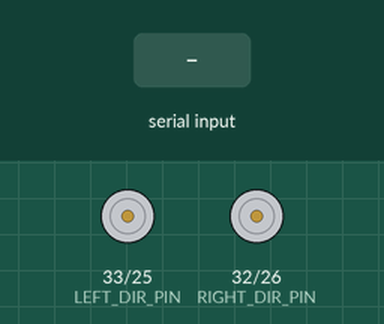
This sketch was run on a simulated ESP32. On the bench: direction and speed pins drawn as motors (green arrow = direction pin HIGH = forward, orange = LOW = backward, longer = more drive). The inputs (shaded band) are chosen by the test bench.

Above: at 1.2 s.
1.3 s: "M 90 45\n" received over Serial
At 1.4 s:
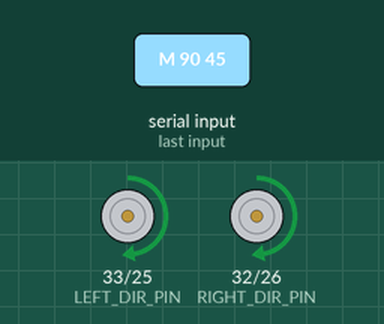
Timing chart, 0 to 4.3 s (numbered marks = the images above; inputs shaded):
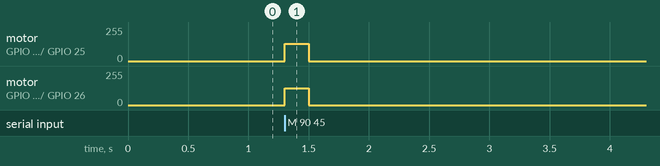

The sketch:

real_esp32_terry.ino
```cpp
/*
 * SBUS + HOST -> differential drive -> two SPEED outputs (PFM) + two DIR outputs.
 *
 * Reads an INVERTED SBUS stream (RC), decodes the two joystick axes, mixes them
 * into left/right speeds; OR takes left/right wheel commands from a host (Jetson/
 * laptop) over USB. One shared actuator path (driveMotors) applies the physical
 * L/R trim, sets the direction pins, and emits the PFM speed signal (minority
 * high/low phase clamped to a ~10 us floor) for whichever source is active.
 * Each side drives a DIR pin: HIGH when that side spins forward, 0V in reverse.
 *
 * ---- ARBITRATION (see controlStep) --------------------------------------
 *   Autonomy is allowed only when the transmitter is NOT in control, i.e.:
 *       - no SBUS frames arriving (RC link down / receiver unpowered), OR
 *       - frames arriving but the flag byte marks the TX off (TXOFF_FLAG)
 *   In that case the host drives (if its command is fresh, else STOP).
 *   Whenever the transmitter IS live (frames arriving, TX on), RC control is
 *   exclusive -- the sticks drive and host commands are ignored.
 *
 * ---- HOST LINK (USB, UART0 / Serial) ------------------------------------
 *   Commands arrive over the ESP32's USB port (the same cable used to flash),
 *   which is UART0 = Serial via the onboard CP2102 bridge. No extra wiring.
 *   Protocol (newline-terminated ASCII):
 *       "M <left> <right>\n"   left,right in -1..+1   e.g.  M 0.50 -0.25
 *       "S\n"                  stop
 *   Every valid line is a heartbeat. No line within CMD_TIMEOUT -> stop.
 *   NOTE: Serial is the COMMAND link now, not a debug console -- keep
 *         Serial.print out of the running loop or it corrupts the stream.
 *   NOTE: opening the USB port auto-resets the board (~300 ms dead on connect).
 *
 * INPUT  (SBUS):  100000 baud, 8E2, LSB-first, INVERTED, 25-byte frames
 *                 (0x0F header ... 0x00 footer), on UART2 RX.
 *     ch0 = steer     600 = full left  .. 1000 center .. 1400 = full right
 *     ch1 = throttle  600 = full rev   .. 1000 center .. 1400 = full fwd
 *     flag byte = buf[23]  (TX-off detection)
 *
 * ECHO (SBUS passthrough):  every byte read on UART2 RX is written straight
 *   back out on UART2 TX (SBUS_TX_PIN, GPIO17) at the same baud/format/polarity,
 *   before any framing or validation -- a transparent tap of the receiver stream
 *   for a second SBUS consumer or an analyzer. Decoding is unaffected. Set
 *   SBUS_ECHO false to disable.
 *
 * OUTPUT (per motor):  duty encodes speed; the MINORITY phase is clamped
 *   to a PULSE_US (10 us) floor, so:
 *     zero speed  -> constant low (no pulses)
 *     low speed   -> 10 us high pulses, long low gap   (duty < 50%)
 *     ~2/3 speed  -> 10 us / 10 us square              (duty = 50%)
 *     high speed  -> 10 us low notches, growing high   (duty > 50%)
 *     max speed   -> 30 us high + 10 us low            (duty = DUTY_MAX)
 *
 * TRIM (antisymmetric):  the left side runs a little hot forward / cold
 *     reverse; the right side is the mirror. A constant offset on the signed
 *     command corrects it, because writeMotor() acts on |command|. A sign-flip
 *     clamp keeps the trim from ever reversing a motor near standstill.
 *
 * No external library (LEDC). Arduino-ESP32 core 3.x. Separate L/R timers.
 *
 * Wiring: inverted SBUS -> SBUS_RX_PIN (GPIO16), common GND.
 *         SBUS_TX_PIN (GPIO17) -> echoed inverted SBUS out (3.3V).
 *         LEFT_PWM_PIN / RIGHT_PWM_PIN -> motor-driver speed inputs. 3.3V.
 *         LEFT_DIR_PIN / RIGHT_DIR_PIN -> motor-driver direction inputs. 3.3V.
 *         Host commands over USB (UART0). No command wiring needed.
 */

// ---- configuration --------------------------------------------------------
#define SBUS_RX_PIN     16
#define SBUS_TX_PIN     17          // UART2 TX: raw echo of the receiver stream
#define SBUS_ECHO       true        // false -> TX2 stays idle (pin still driven)
#define LEFT_PWM_PIN    25
#define RIGHT_PWM_PIN   26
#define LEFT_DIR_PIN    33          // HIGH = left spins forward, 0V = reverse
#define RIGHT_DIR_PIN   32          // HIGH = right spins forward, 0V = reverse
#define LEFT_CH         0           // LEDC channel -> timer 0
#define RIGHT_CH        2           // LEDC channel -> timer 1 (independent freq)

#define CMD_BAUD        115200      // host command link over USB (UART0 / Serial)

#define SBUS_BAUD       100000
#define SBUS_INVERTED   true
#define FRAME_GAP_US    3000UL
#define SIGNAL_TIMEOUT  100UL       // ms without an SBUS frame -> RC considered lost
#define CMD_TIMEOUT     200UL       // ms without a host command -> auto considered lost

// ---- control-source policy ------------------------------------------------
// The transmitter has priority whenever it is live. Autonomy is permitted only
// when RC is absent (no frames) or the receiver flags the TX as off.
// SBUS flag byte is buf[23]. Standard failsafe is bit 3 (0x08); this build uses
// 0x10 as observed for "transmitter off" -- confirm on your analyzer and adjust.
#define TXOFF_FLAG      0x10

const int DRIVE_MIN = 600, DRIVE_MID = 1000, DRIVE_MAX = 1400;

// speed -> duty output (minority phase clamped to a 10 us floor)
#define DUTY_MAX        0.5f        // full speed -> 30us high / 10us low (75%)
#define PULSE_US        10.0f       // minority-phase minimum pulse width
#define LEDC_RES        10          // bits
#define SPEED_DEADBAND  0.01f       // below this -> off (constant low)
#define MIN_SPEED_OUTPUT 0.55f      // output floor when speed first becomes nonzero
const int LEDC_MAXDUTY = (1 << LEDC_RES) - 1;
constexpr float TRIML = 0.03f;
constexpr float TRIMR = 0.01f;       // Adjust experimentally (constant L/R imbalance)
const bool INVERT_STEER = false;    // flips steering sense (affects the mix)

HardwareSerial SBUS(2);
uint8_t  buf[25];
int      idx = 0;
unsigned long lastByteUs = 0, lastFrameMs = 0, lastCmdMs = 0;

// latest command from each source (magnitude+sign, -1..+1)
float   rcLeft = 0, rcRight = 0;
uint8_t rcFlags = 0;                // SBUS flag byte from the most recent frame
float   jLeft  = 0, jRight  = 0;

// ---- SBUS decode ----------------------------------------------------------
void decodeChannels(const uint8_t* b, uint16_t* ch) {
  uint32_t bits = 0; int nbits = 0, ci = 0;
  for (int i = 1; i <= 22 && ci < 16; i++) {
    bits |= (uint32_t)b[i] << nbits; nbits += 8;
    while (nbits >= 11 && ci < 16) { ch[ci++] = bits & 0x7FF; bits >>= 11; nbits -= 11; }
  }
}

float norm(int v) {
  float x = (float)(v - DRIVE_MID) / (float)(DRIVE_MAX - DRIVE_MID);
  return constrain(x, -1.0f, 1.0f);
}

// |speed| -> duty, with the minority phase held at PULSE_US (10 us).
// Only touches the LEDC peripheral when the value actually changes: reprogramming
// the timer mid-period (controlStep runs every loop) restarts the counter and
// makes runt pulses / back-to-back highs. ledcChangeFrequency resets the counter,
// so it is guarded hardest; ledcWrite alone latches at the next period (clean).
void writeMotor(int pin, float cmd) {
  static uint32_t lastFreq[40] = {0};
  static uint32_t lastDuty[40] = {0};

  float speed = constrain(fabsf(cmd), 0.0f, 1.0f);
  if (speed < SPEED_DEADBAND) {                 // off -> constant low
    if (lastDuty[pin] != 0) { ledcWrite(pin, 0); lastDuty[pin] = 0; lastFreq[pin] = 0; }
    return;
  }
  // Remap: 0..1 -> MIN_SPEED_OUTPUT..1
  speed = MIN_SPEED_OUTPUT + (1.0f - MIN_SPEED_OUTPUT) * speed;
  float duty  = DUTY_MAX * speed;
  float minor = (duty < 0.5f) ? duty : (1.0f - duty);
  uint32_t f = (uint32_t)lroundf(minor * 1000000.0f / PULSE_US);
  uint32_t d = (uint32_t)lroundf(duty * LEDC_MAXDUTY);

  if (f != lastFreq[pin]) {                      // frequency change: reloads counter, do sparingly
    ledcChangeFrequency(pin, f, LEDC_RES);
    ledcWrite(pin, d);
    lastFreq[pin] = f; lastDuty[pin] = d;
  } else if (d != lastDuty[pin]) {               // duty-only change: latches cleanly at boundary
    ledcWrite(pin, d);
    lastDuty[pin] = d;
  }
  // else: unchanged -> leave the timer free-running (this is what fixes the glitch)
}

// ---- shared actuator path: trim -> dir pins -> PFM ------------------------
// Used by BOTH sources so the physical L/R imbalance trim always applies.
void driveMotors(float left, float right) {
  // Antisymmetric imbalance trim (constant across range, flips with direction).
  float lt = left;
  if (left  < 0.0f) lt = left  + TRIML;   // slows down left if the motor is in reverse
  float rt = right;
  if (right > 0.0f) rt = right - TRIMR;   // slows down the right side if the motor is forwards
  if ((lt < 0.0f) != (left  < 0.0f)) lt = 0.0f; // trim must not reverse a motor near standstill
  if ((rt < 0.0f) != (right < 0.0f)) rt = 0.0f;
  left = lt; right = rt;

  // Direction outputs: HIGH when that side spins forward, 0V otherwise.
  digitalWrite(LEFT_DIR_PIN,  left  > 0.0f ? HIGH : LOW);
  digitalWrite(RIGHT_DIR_PIN, right > 0.0f ? HIGH : LOW);

  writeMotor(LEFT_PWM_PIN,  left);              // magnitude -> frequency
  writeMotor(RIGHT_PWM_PIN, right);
}

void driveStop() {
  // Route through writeMotor (cmd 0 -> below deadband -> constant low) so its
  // change-detection cache resets too; a direct ledcWrite(0) would leave the
  // cache stale and the next identical command would be a no-op (dead output).
  writeMotor(LEFT_PWM_PIN,  0.0f);
  writeMotor(RIGHT_PWM_PIN, 0.0f);
  digitalWrite(LEFT_DIR_PIN,  LOW);     // defined direction state on failsafe
  digitalWrite(RIGHT_DIR_PIN, LOW);
}

// ---- SBUS: decode one frame into the RC command --------------------------
void processFrame(const uint8_t* b) {
  uint16_t ch[16];
  decodeChannels(b, ch);

  float throttle = norm(ch[1])*norm(ch[1])*norm(ch[1]);
  float steer = 0.8*((norm(ch[0]))*(norm(ch[0]))*(norm(ch[0])));
  if (INVERT_STEER) steer = -steer;
  float left  = throttle + steer;
  float right = throttle - steer;

  float m = max(fabsf(left), fabsf(right));     // keep turn ratio if it overshoots
  if (m > 1.0f) { left /= m; right /= m; }

  rcLeft  = left;
  rcRight = right;
  rcFlags = b[23];                              // flag byte: failsafe / frame-lost / TX-off
}

// ---- host: parse one command line ----------------------------------------
void parseCommand(const char* s) {
  if (s[0] == 'S' || s[0] == 's') {             // explicit stop (still a heartbeat)
    jLeft = 0; jRight = 0; lastCmdMs = millis();
    return;
  }
  float l, r;
  if (sscanf(s, "M %f %f", &l, &r) == 2 || sscanf(s, "%f %f", &l, &r) == 2) {
    jLeft  = constrain(l, -1.0f, 1.0f);
    jRight = constrain(r, -1.0f, 1.0f);
    lastCmdMs = millis();
  }
}

void pollHost() {
  static char line[32];
  static uint8_t li = 0;
  while (Serial.available()) {
    char c = Serial.read();
    if (c == '\n' || c == '\r') {
      if (li > 0) { line[li] = '\0'; parseCommand(line); li = 0; }
    } else if (li < sizeof(line) - 1) {
      line[li++] = c;
    } else {
      li = 0;                                    // overflow -> drop line, resync
    }
  }
}

// ---- decide who drives, then act -----------------------------------------
void controlStep() {
  unsigned long now = millis();
  bool rcAlive  = (now - lastFrameMs) < SIGNAL_TIMEOUT;   // SBUS frames arriving
  bool cmdAlive = (now - lastCmdMs)   < CMD_TIMEOUT;      // host command fresh
  bool txOff    = rcAlive && (rcFlags & TXOFF_FLAG);      // frames present, but TX flagged off

  // Autonomy allowed only when the transmitter is not in control.
  bool autoAllowed = (!rcAlive) || txOff;

  if (autoAllowed) {
    if (cmdAlive) driveMotors(jLeft, jRight);   // host drives
    else          driveStop();                  // no fresh command -> stop
  } else {
    driveMotors(rcLeft, rcRight);               // transmitter live -> RC has exclusive control
  }
}

// ---------------------------------------------------------------------------
void setup() {
  Serial.begin(CMD_BAUD);                                                // host command link (USB / UART0)
  // UART2 now has a TX pin so the incoming SBUS stream can be echoed out.
  // The invert flag applies to BOTH directions, so the echo leaves SBUS_TX_PIN
  // with the same inverted polarity the receiver sends -- a drop-in copy of the
  // input for a second SBUS device or a logic analyzer.
  SBUS.begin(SBUS_BAUD, SERIAL_8E2, SBUS_RX_PIN, SBUS_TX_PIN, SBUS_INVERTED); // RC (UART2)

  // separate channels -> separate timers -> independent L/R frequencies
  ledcAttachChannel(LEFT_PWM_PIN,  1000, LEDC_RES, LEFT_CH);
  ledcAttachChannel(RIGHT_PWM_PIN, 1000, LEDC_RES, RIGHT_CH);

  pinMode(LEFT_DIR_PIN,  OUTPUT);
  pinMode(RIGHT_DIR_PIN, OUTPUT);

  driveStop();                                  // also sets DIR pins low
  // No banner print: Serial is the command link now, not a debug console.
}

void loop() {
  // 1) ingest SBUS frames -> rcLeft/rcRight/rcFlags, echoing the raw stream on TX2
  while (SBUS.available()) {
    unsigned long now = micros();
    if (now - lastByteUs > FRAME_GAP_US) idx = 0;
    lastByteUs = now;
    uint8_t byte = SBUS.read();

    // Echo before the framing logic, so the copy is byte-for-byte -- including
    // bytes this decoder discards while resyncing. Guarded by availableForWrite()
    // because SBUS.write() BLOCKS when the TX FIFO fills, and a stalled loop is a
    // late failsafe; dropping a byte is the cheaper failure. At 100 kbaud 8E2 a
    // 25-byte frame is ~3 ms of line time against a 7 ms frame period, so the
    // 128-byte FIFO never actually backs up in normal operation.
    if (SBUS_ECHO && SBUS.availableForWrite() > 0) SBUS.write(byte);

    if (idx == 0 && byte != 0x0F) continue;
    buf[idx++] = byte;
    if (idx == 25) {
      idx = 0;
      if (buf[0] == 0x0F && buf[24] == 0x00) { processFrame(buf); lastFrameMs = millis(); }
    }
  }

  // 2) ingest host commands (USB) -> jLeft/jRight
  pollHost();

  // 3) arbitrate and drive (or fail safe)
  controlStep();
}
```

Measured:
- after the input at 1.3 s, motor on GPIO 33 (LEFT_DIR_PIN) / GPIO 25 (LEFT_PWM_PIN): stopped → forward 128/255 at once, → stopped 0.20 s later; motor on GPIO 32 (RIGHT_DIR_PIN) / GPIO 26 (RIGHT_PWM_PIN): stopped → forward 127/255 at once, → stopped 0.20 s later
